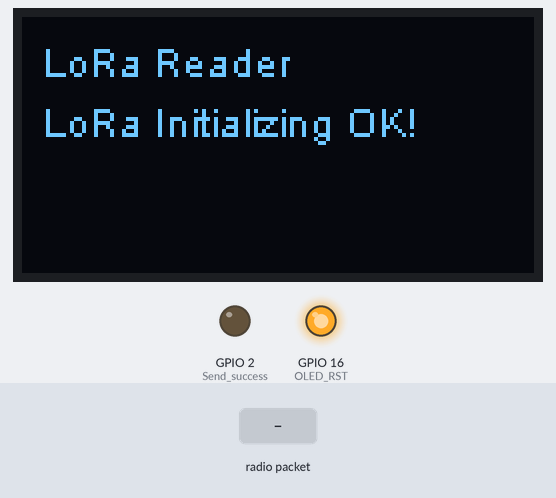
The sketch below on a simulated ESP32. Shown: 128×64 one-colour display, output pins drawn as LEDs (lit = HIGH). The inputs (shaded band) are chosen by the test bench. No radio packets arrive unless stated; what the sketch prints to the serial monitor is not drawn.

Above: at 3.3 s.
3.4 s: radio packet "1" arrives
At 5.0 s:
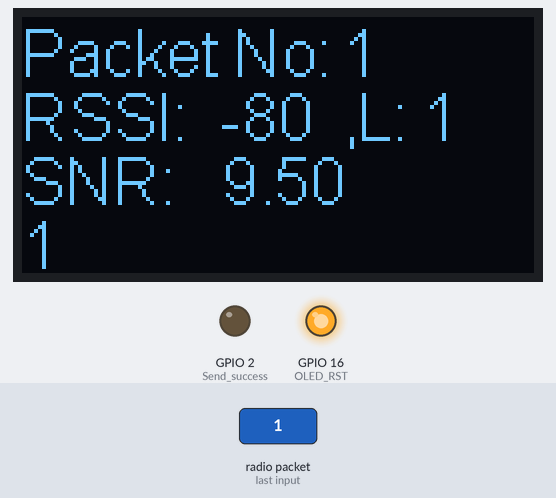
5.4 s: radio packet "0" arrives
At 5.8 s:
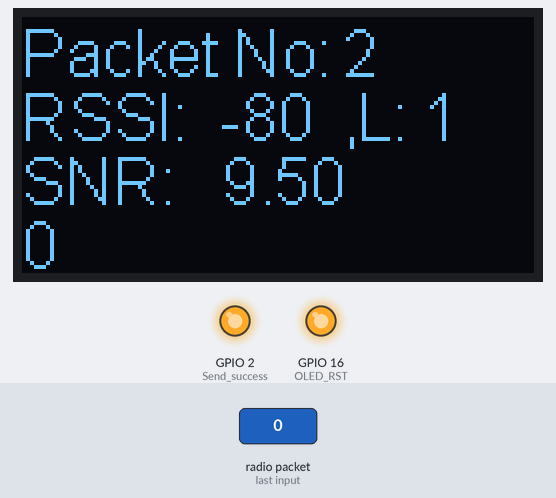
7.4 s: radio packet "2" arrives
At 9.2 s:
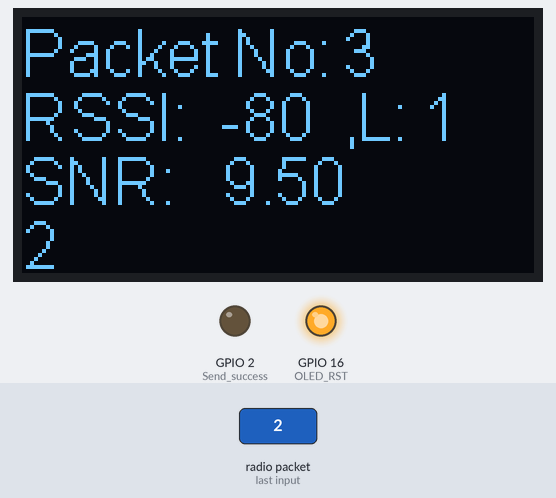
Timing chart, 0 to 10.7 s (numbered marks = the images above; inputs shaded):
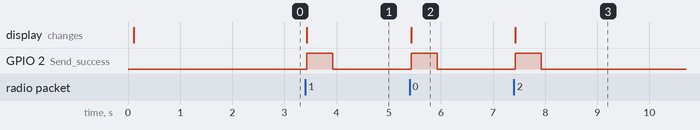

The sketch:

LoRaReceiver.ino
```cpp
#include <SPI.h>
#include <LoRa.h>
#include "SSD1306.h"
#include<Arduino.h>

//OLED pins to ESP32 GPIOs via this connecthin:
#define OLED_SDA  4
#define OLED_SCL  15
#define OLED_RST  16
#define OLED_I2C_ADDR 0x3C

// WIFI_LoRa_32 ports
#define SCK     5
#define MISO    19
#define MOSI    27
#define CS      18

#define RST     14
#define DI0     26

#define BAND    868300000
#define SF7     7 //Spreading factor 7 is used
#define BW      125E3
#define CR_DEN  5 //Coding rate denominator, the nominator is fixed and set to 4
#define PR_LEN  8 //Preamble lenght set to 8
#define SW      0x34  //The sync word is 0x34 making this a public network
#define MAX_PAYLOAD_SIZE 0x40
#define PACKET_SEND_DELAY_MS 10000

#define DEBUG 1
#define LORA_CALLBACK_MODE 1

unsigned int _counter = 1;
volatile int _rxPkgSize = 0;
char _rxPayload[MAX_PAYLOAD_SIZE];

SSD1306  display(OLED_I2C_ADDR, OLED_SDA, OLED_SCL);

void BlinkLED()
{
    digitalWrite(LED_BUILTIN, HIGH);   // turn the LED on (HIGH is the voltage level)
    delay(500);                       // wait for a second
    digitalWrite(LED_BUILTIN, LOW);    // turn the LED off by making the voltage LOW
    delay(500);                       // wait for a second
}

void InitLoRaPins()
{
  pinMode(CS, OUTPUT);
  pinMode(RST, OUTPUT);
  pinMode(DI0, INPUT);                // This pin is interrupt

  LoRa.setPins(CS,RST,DI0);
}
void InitLoRaPayloadBuffer()
{
  memset(_rxPayload,0x00, MAX_PAYLOAD_SIZE * sizeof(char));
}

void FlushLoraPayload()
{
  int i = 0;
  while (LoRa.available())
  {
    _rxPayload[i++] = LoRa.read();
  }
  _rxPkgSize = i;
}

void InitOled()
{
  pinMode(LED_BUILTIN,OUTPUT); //Send success, LED will bright 1 second
  pinMode(OLED_RST,OUTPUT);
  digitalWrite(OLED_RST, LOW);    // set GPIO16 low to reset OLED
  delay(50);
  digitalWrite(OLED_RST, HIGH);

  display.init();
  display.flipScreenVertically();
  display.setFont(ArialMT_Plain_10);
  display.setTextAlignment(TEXT_ALIGN_LEFT);
  display.drawString(5,5,"LoRa Reader");
  display.display();
}

void DisplayReadCounter(int packetSize, int counterVal)
{
  auto packetRssi = LoRa.packetRssi();
  auto packetSNR = LoRa.packetSnr();

  display.clear();
  display.setFont(ArialMT_Plain_16);
  display.setTextAlignment(TEXT_ALIGN_LEFT);

  display.drawString(0, 0, "Packet No:");
  display.drawString(80, 0, String(counterVal));

  display.drawString(0, 16, "RSSI:" );
  display.drawString(50, 16, String(packetRssi));
  display.drawString(80, 16, ",L:");
  display.drawString(100, 16, String(packetSize));

  display.drawString(0, 32, "SNR:" );
  display.drawString(50, 32, String(packetSNR) );
  display.drawString(0, 48, String(_rxPayload));
  display.display();

  #ifdef DEBUG
  Serial.print("\nReceived packet nr: ");
  Serial.println(counterVal, DEC);

  Serial.print("RSSI: ");
  Serial.print(packetRssi);

  Serial.print(", SNR: ");
  Serial.print(packetSNR);

  Serial.print(", Length: ");
  Serial.println(packetSize);

  // read packet
  for(int i = 0; i < packetSize; ++i)
  {
    Serial.print(" 0x");
    Serial.print((char)_rxPayload[i],HEX);
  }
  Serial.print("\nASCII representation:");
  Serial.print(String(_rxPayload));
  #endif
}

void onLoraPkgReceive(int packetSize)
{
   FlushLoraPayload();
}

void setup()
{
  Serial.begin(115200);
  while (!Serial);

  Serial.println("LoRa Receiver");

  InitLoRaPins();
  InitLoRaPayloadBuffer();

  InitOled();

  SPI.begin(SCK,MISO,MOSI,CS);
  LoRa.setSpreadingFactor(SF7);
  LoRa.setSignalBandwidth(BW);
  LoRa.setCodingRate4(CR_DEN);
  LoRa.setPreambleLength(PR_LEN);
  LoRa.setSyncWord(SW);
  LoRa.enableCrc();
  if (!LoRa.begin(BAND)) {
    Serial.println("Starting LoRa failed!");
    while (1);
  }

  Serial.println("LoRa Initial OK!");
  display.drawString(5,20,"LoRa Initializing OK!");
  display.display();
  delay(2000);

  #if LORA_CALLBACK_MODE >= 1
  // register the receive callback
  //attachInterrupt(digitalPinToInterrupt(DI0),IntHandler,RISING);
  LoRa.onReceive(onLoraPkgReceive);

  // put the radio into receive mode
  LoRa.receive();
#endif
}

void loop()
{
  #if LORA_CALLBACK_MODE == 0
  // try to parse packet
  if(LoRa.parsePacket())
  {
    FlushLoraPayload();
  }
  #endif

  if (_rxPkgSize)
  {
    // received a packet
    DisplayReadCounter(_rxPkgSize, _counter++);
    BlinkLED();
    _rxPkgSize = 0;
  }

}
```

Measured:
- after the input at 3.4 s, GPIO 2 (Send_success): LOW → HIGH at once, → LOW 0.50 s later; the display: changes at once (image 1)
- after the input at 5.4 s, GPIO 2 (Send_success): LOW → HIGH at once, → LOW 0.50 s later; the display: changes at once (image 2)
- after the input at 7.4 s, GPIO 2 (Send_success): LOW → HIGH at once, → LOW 0.50 s later; the display: changes at once (image 3)
